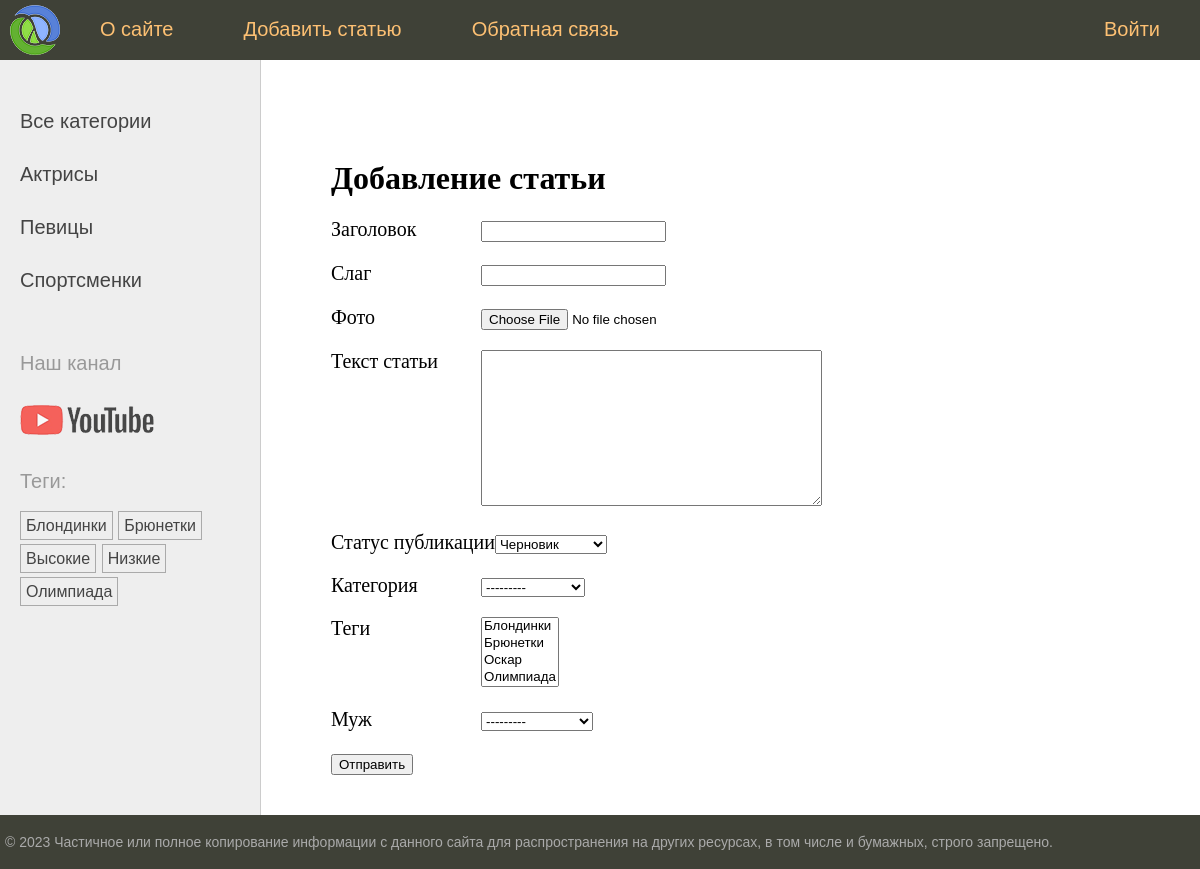
The page /addpage/ on the database its author committed.
### women/models.py (models this page shows)
class Category(models.Model):
    name = models.CharField(max_length=100, db_index=True, verbose_name='Категория')
    slug = models.SlugField(max_length=255, unique=True, db_index=True, verbose_name='Слаг')
    def __str__(self):
        return self.name
    def get_absolute_url(self):
        return reverse('category', kwargs={'cat_slug': self.slug})
    class Meta:
        verbose_name = 'Категории'
        verbose_name_plural = 'Категории'

class TagPost(models.Model):
    tag = models.CharField(max_length=100, db_index=True)
    slug = models.SlugField(max_length=255, unique=True, db_index=True)
    def __str__(self):
        return self.tag
    def get_absolute_url(self):
        return reverse('tag', kwargs={'tag_slug': self.slug})

### women/views.py (the view)
# urls.py: path('addpage/', views.AddPage.as_view(), name='addpage'),
class AddPage(CreateView):
    model = Women
    fields = '__all__'
    template_name = 'women/add_page.html'
    extra_context = {
        'menu': menu,
        'title': 'Добавление статьи'
    }

### women/models.py (called while the page is built)
    def __str__(self):
        return self.name

### women/templatetags/women_tags.py (called while the page is built)
@register.inclusion_tag('women/list_categories.html')
def show_categories(cat_selected=0):
    cats = Category.objects.annotate(total=Count("posts")).filter(total__gt=0)
    return {'cats': cats, 'cat_selected': cat_selected}

@register.inclusion_tag('women/list_tags.html')
def show_all_tags():
    return {'tags': TagPost.objects.annotate(total=Count("tags")).filter(total__gt=0)}

### women/templates/women/add_page.html (shortened to what this page needs)
{% extends 'base.html' %}
{% block content %}
<h1>{{title}}</h1>
<form action="" method="POST" enctype="multipart/form-data">
  {% for f in form %}
  <p><label class="form-label" for="{{ f.id_for_label }}">{{ f.label }}</label>{{ f }}</p>
  {% endfor %}
  <p><button type="submit">Отправить</button></p>
</form>
{% endblock %}

### women/templates/women/list_categories.html
{% for cat in cats %}
{% if cat.id == cat_selected %}
<li class="selected">{{cat.name}}</li>
{% else %}
<li><a href="{{ cat.get_absolute_url }}">{{cat.name}}</a></li>
{% endif %}
{% endfor %}

### women/templates/women/list_tags.html
{% if tags %}
    <p>Теги:</p>
    <ul class="tags-list">
        {% for t in tags %}
        <li><a href="{{t.get_absolute_url}}">{{t.tag}}</a></li>
        {% endfor %}
    </ul>
{% endif %}

### women/static/women/css/styles.css (style rules this page uses)
html, body { font-family: 'Arial'; margin: 0; padding: 0; height: 100%; width: 100%; color: #444; }
a { color: #0059b2; text-decoration: none; }
.left-chapters ul { width: 230px; margin: 0; padding: 20px 10px 10px 20px; list-style: none; font-size: 20px; }
.left-chapters ul li { margin: 30px 0 0 0; color: #999; }
.left-chapters ul li a { color: #444; text-decoration: none; }
ul.tags-list { width: 100%; margin: 0; padding: 0; list-style: none; }
ul.tags-list li { margin: 0; padding: 0 0 10px; display: inline-block; }
ul.tags-list li a { padding: 5px; font-size: 16px; border: 1px solid #aaa; }
.content-text h1 { font-size: 32px; }
.form-label { display: inline-block; min-width: 150px; vertical-align: top; }

### rows shown on the page
Category: name "Актрисы"
Category: name "Певицы"
Category: name "Спортсменки"
TagPost: tag "Блондинки"
TagPost: tag "Брюнетки"
TagPost: tag "Высокие"
TagPost: tag "Низкие"
TagPost: tag "Олимпиада"

### other values the page prints
{{ m.title }} "О сайте" "Добавить статью" "Обратная связь" "Войти"
{{ title }} "Добавление статьи"
{{ f.label }} "Заголовок" "Слаг" "Фото" "Текст статьи" "Статус публикации" "Категория" "Теги" "Муж"
